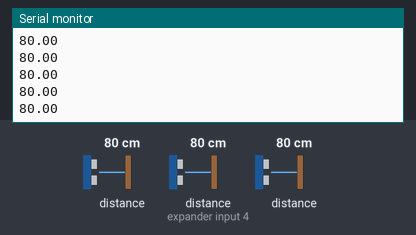
Simulated run of this sketch. Board: Arduino Uno, built with avr-gcc and run on an emulated ATmega328P. On the bench: the last lines printed to the serial monitor. The test bench sets the inputs (shaded band); at power-on: distance to the obstacle 80 cm, distance to the obstacle (sensor on expander input 4) 80 cm. The echo pulse lasts 58.3 µs per cm.

Above: at 1.2 s.
1.3 s: distance to the obstacle (sensor 0) set to 2 cm
At 1.32 s:
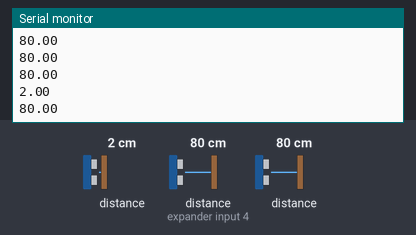
2.8 s: distance to the obstacle (sensor on expander input 4) set to 4 cm
At 2.84 s:
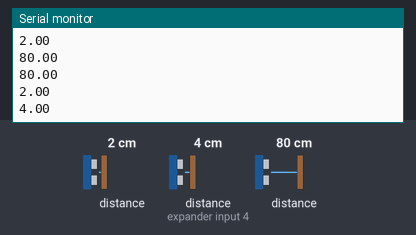
4.3 s: distance to the obstacle (sensor 200) set to 9 cm
At 4.41 s:
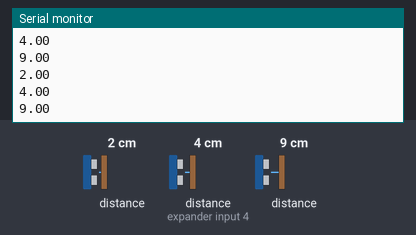
5.8 s: distance to the obstacle (sensor 0) set to 18 cm
At 5.87 s:
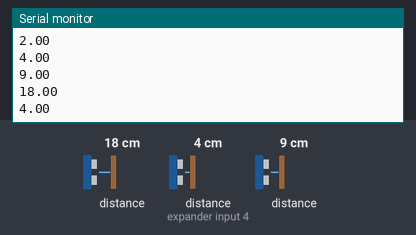
7.3 s: distance to the obstacle (sensor on expander input 4) set to 35 cm
At 7.37 s:
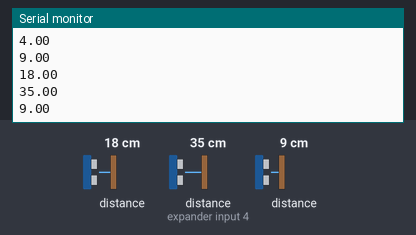
8.8 s: distance to the obstacle (sensor 200) set to 2 cm
At 8.83 s:
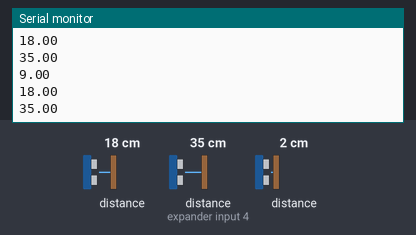
Timing chart, 0 to 11.3 s (numbered marks = the images above; inputs shaded):
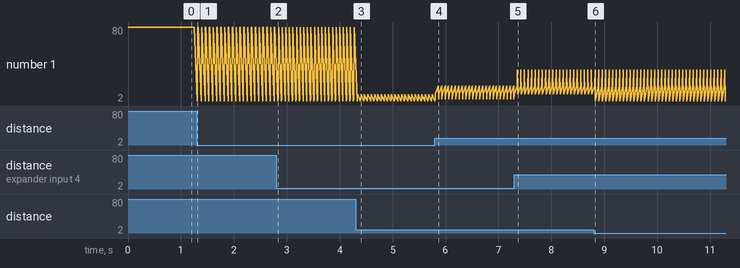

Measured:
- after the input at 1.3 s, the serial monitor: prints a new line at once (image 1)
- after the input at 2.8 s, the serial monitor: prints a new line at once (image 2)
- after the input at 4.3 s, the serial monitor: prints a new line at once (image 3)
- after the input at 5.8 s, the serial monitor: prints a new line after 0.06 s (image 4)
- after the input at 7.3 s, the serial monitor: prints a new line after 0.06 s (image 5)
- plotted number 1: 9 → 2 after the input at 8.8 s

The sketch:

HCSR04_multi.ino
```cpp
#include <HCSR04.h>

HCSR04 hc(12, new int[6]{0, 13, 14}, 3); //initialisation class HCSR04 (trig pin , echo pin, number of sensor)

void setup()
{
    Serial.begin(9600);
}

void loop()
{
    for (int i = 0; i < 3; i++)
        Serial.println(hc.dist(i)); //return curent distance in serial for sensor 1 to 6
    delay(60);                      // we suggest to use over 60ms measurement cycle, in order to prevent trigger signal to the echo signal.
}
```
